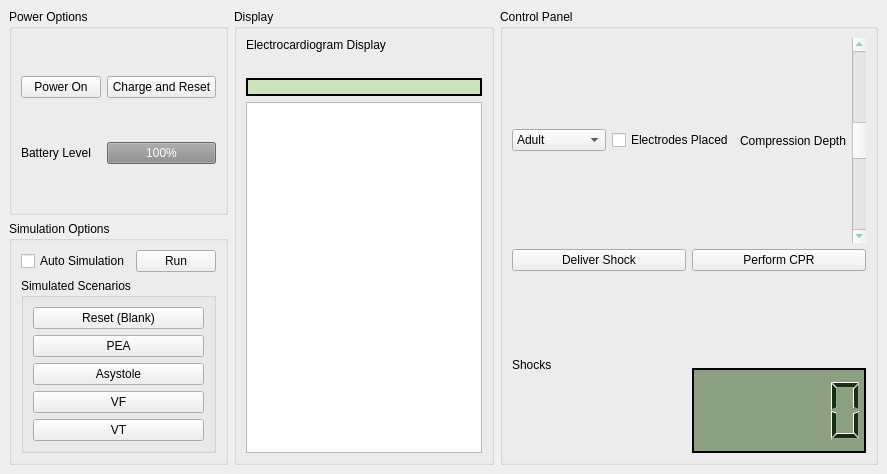
<?xml version="1.0" encoding="UTF-8"?>
<ui version="4.0">
 <class>MainWindow</class>
 <widget class="QMainWindow" name="MainWindow">
  <property name="geometry">
   <rect>
    <x>0</x>
    <y>0</y>
    <width>887</width>
    <height>474</height>
   </rect>
  </property>
  <property name="windowTitle">
   <string>MainWindow</string>
  </property>
  <widget class="QWidget" name="centralwidget">
   <layout class="QHBoxLayout" name="horizontalLayout_2">
    <item>
     <layout class="QVBoxLayout" name="settings">
      <item>
       <widget class="QGroupBox" name="powerOptions">
        <property name="title">
         <string>Power Options</string>
        </property>
        <layout class="QGridLayout" name="gridLayout">
         <item row="0" column="0">
          <widget class="QPushButton" name="powerButton">
           <property name="text">
            <string>Power On</string>
           </property>
          </widget>
         </item>
         <item row="0" column="1">
          <widget class="QPushButton" name="changeBatteries">
           <property name="text">
            <string>Charge and Reset</string>
           </property>
          </widget>
         </item>
         <item row="1" column="0">
          <widget class="QLabel" name="batteryLabel">
           <property name="text">
            <string>Battery Level</string>
           </property>
          </widget>
         </item>
         <item row="1" column="1">
          <widget class="QProgressBar" name="batteryLevel">
           <property name="enabled">
            <bool>false</bool>
           </property>
           <property name="autoFillBackground">
            <bool>true</bool>
           </property>
           <property name="styleSheet">
            <string notr="true"/>
           </property>
           <property name="value">
            <number>100</number>
           </property>
           <property name="textVisible">
            <bool>true</bool>
           </property>
           <property name="invertedAppearance">
            <bool>false</bool>
           </property>
          </widget>
         </item>
        </layout>
       </widget>
      </item>
      <item>
       <widget class="QGroupBox" name="simOptions">
        <property name="title">
         <string>Simulation Options</string>
        </property>
        <layout class="QVBoxLayout" name="verticalLayout">
         <item>
          <layout class="QHBoxLayout" name="horizontalLayout">
           <item>
            <widget class="QCheckBox" name="autoSim">
             <property name="text">
              <string>Auto Simulation</string>
             </property>
            </widget>
           </item>
           <item>
            <widget class="QPushButton" name="runSim">
             <property name="text">
              <string>Run</string>
             </property>
            </widget>
           </item>
          </layout>
         </item>
         <item>
          <widget class="QGroupBox" name="simulatedScenarios">
           <property name="title">
            <string>Simulated Scenarios</string>
           </property>
           <layout class="QVBoxLayout" name="verticalLayout_7">
            <item>
             <widget class="QPushButton" name="resetSimButton">
              <property name="text">
               <string>Reset (Blank)</string>
              </property>
             </widget>
            </item>
            <item>
             <widget class="QPushButton" name="peaButton">
              <property name="text">
               <string>PEA</string>
              </property>
             </widget>
            </item>
            <item>
             <widget class="QPushButton" name="asystoleButton">
              <property name="text">
               <string>Asystole</string>
              </property>
             </widget>
            </item>
            <item>
             <widget class="QPushButton" name="vfButton">
              <property name="text">
               <string>VF</string>
              </property>
             </widget>
            </item>
            <item>
             <widget class="QPushButton" name="vtButton">
              <property name="text">
               <string>VT</string>
              </property>
             </widget>
            </item>
           </layout>
          </widget>
         </item>
        </layout>
       </widget>
      </item>
     </layout>
    </item>
    <item>
     <widget class="QGroupBox" name="display">
      <property name="title">
       <string>Display</string>
      </property>
      <layout class="QVBoxLayout" name="verticalLayout_2">
       <item>
        <widget class="QLabel" name="label_3">
         <property name="text">
          <string>Electrocardiogram Display</string>
         </property>
        </widget>
       </item>
       <item>
        <widget class="QLabel" name="ECG">
         <property name="styleSheet">
          <string notr="true">color : red;</string>
         </property>
         <property name="text">
          <string/>
         </property>
        </widget>
       </item>
       <item>
        <widget class="QLabel" name="lcdDisplay">
         <property name="styleSheet">
          <string notr="true">background-color: #cae5ba;
color: #172f15;
font-weight: bold;
border: 2px solid #000000;</string>
         </property>
         <property name="text">
          <string/>
         </property>
         <property name="alignment">
          <set>Qt::AlignCenter</set>
         </property>
        </widget>
       </item>
       <item>
        <widget class="QTextBrowser" name="logBox"/>
       </item>
      </layout>
     </widget>
    </item>
    <item>
     <widget class="QGroupBox" name="controlPanel">
      <property name="title">
       <string>Control Panel</string>
      </property>
      <layout class="QVBoxLayout" name="verticalLayout_3">
       <item>
        <layout class="QHBoxLayout" name="horizontalLayout_7">
         <item>
          <widget class="QComboBox" name="padSelector">
           <property name="currentIndex">
            <number>0</number>
           </property>
           <property name="placeholderText">
            <string>Select Type</string>
           </property>
           <item>
            <property name="text">
             <string>Adult</string>
            </property>
           </item>
           <item>
            <property name="text">
             <string>Child</string>
            </property>
           </item>
          </widget>
         </item>
         <item>
          <widget class="QCheckBox" name="electrodeCheckbox">
           <property name="text">
            <string>Electrodes Placed</string>
           </property>
          </widget>
         </item>
         <item>
          <widget class="QLabel" name="label_2">
           <property name="text">
            <string>Compression Depth</string>
           </property>
          </widget>
         </item>
         <item>
          <widget class="QScrollBar" name="compressionDepth">
           <property name="styleSheet">
            <string notr="true">color: rgb(51, 209, 122);
selection-color: rgb(87, 227, 137);</string>
           </property>
           <property name="maximum">
            <number>4</number>
           </property>
           <property name="pageStep">
            <number>1</number>
           </property>
           <property name="sliderPosition">
            <number>2</number>
           </property>
           <property name="orientation">
            <enum>Qt::Vertical</enum>
           </property>
           <property name="invertedAppearance">
            <bool>true</bool>
           </property>
          </widget>
         </item>
        </layout>
       </item>
       <item>
        <layout class="QGridLayout" name="shockMenu">
         <item row="2" column="0" rowspan="2" colspan="2">
          <widget class="QLabel" name="label_5">
           <property name="text">
            <string>Shocks</string>
           </property>
          </widget>
         </item>
         <item row="3" column="1">
          <widget class="QLCDNumber" name="lcdNumber">
           <property name="enabled">
            <bool>true</bool>
           </property>
           <property name="styleSheet">
            <string notr="true">background-color: #cae5ba;
background-color: rgb(141, 159, 129);
color: #172f15;
font-weight: bold;
border: 2px solid #000000;</string>
           </property>
          </widget>
         </item>
         <item row="1" column="1">
          <widget class="QPushButton" name="pushButton">
           <property name="text">
            <string>Perform CPR</string>
           </property>
          </widget>
         </item>
         <item row="1" column="0">
          <widget class="QPushButton" name="deliverShock">
           <property name="text">
            <string>Deliver Shock</string>
           </property>
          </widget>
         </item>
        </layout>
       </item>
      </layout>
     </widget>
    </item>
   </layout>
  </widget>
 </widget>
 <resources/>
 <connections/>
</ui>
